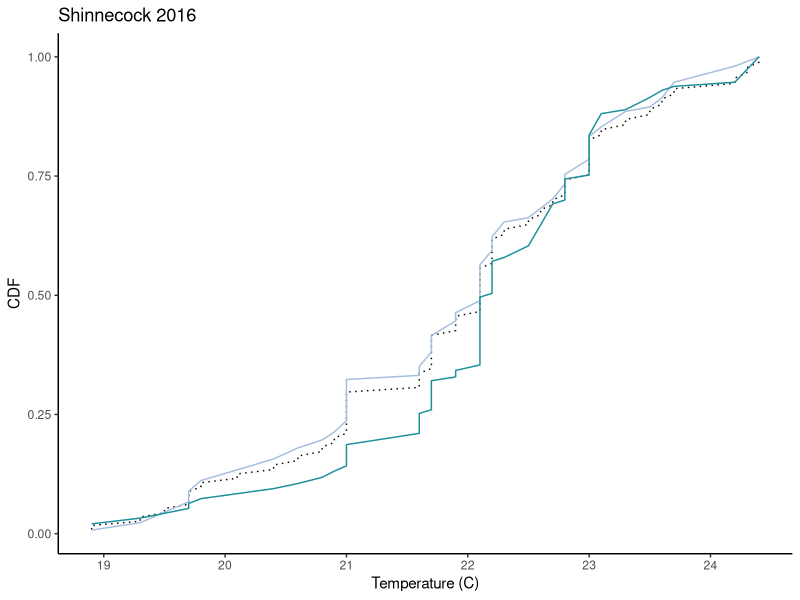
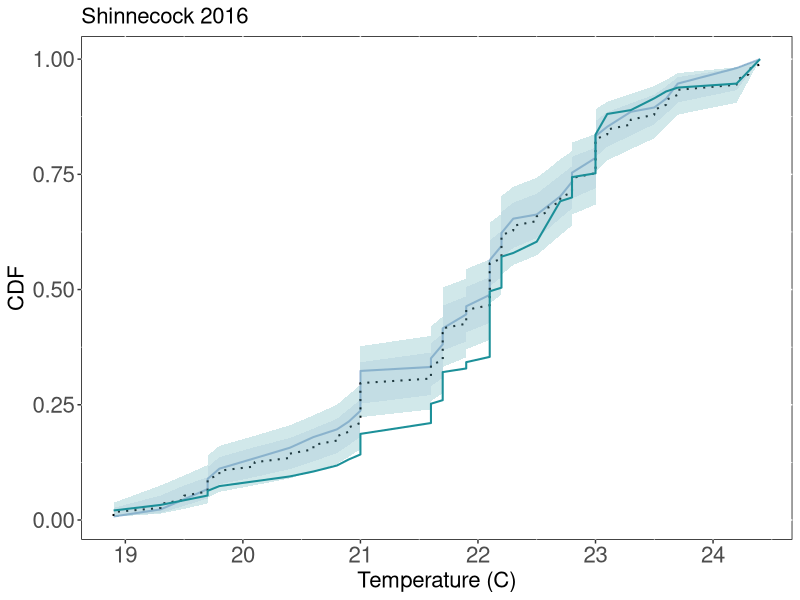
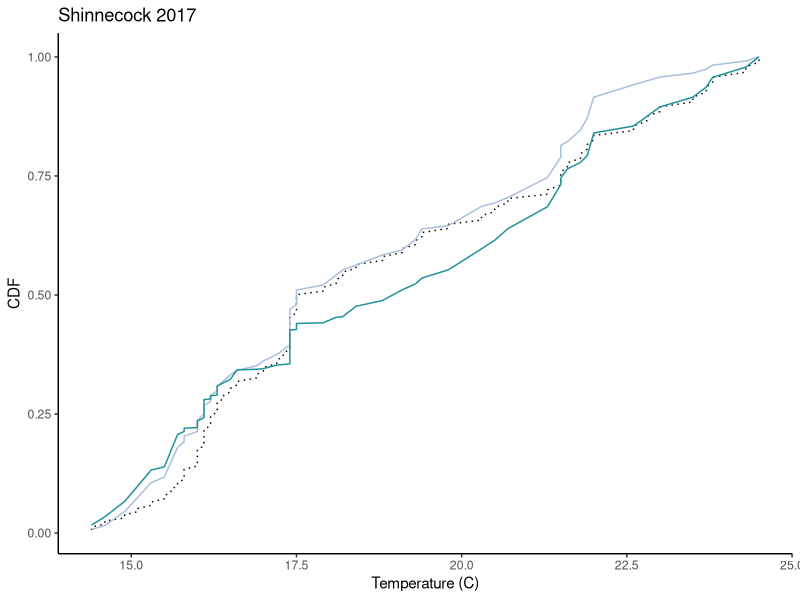
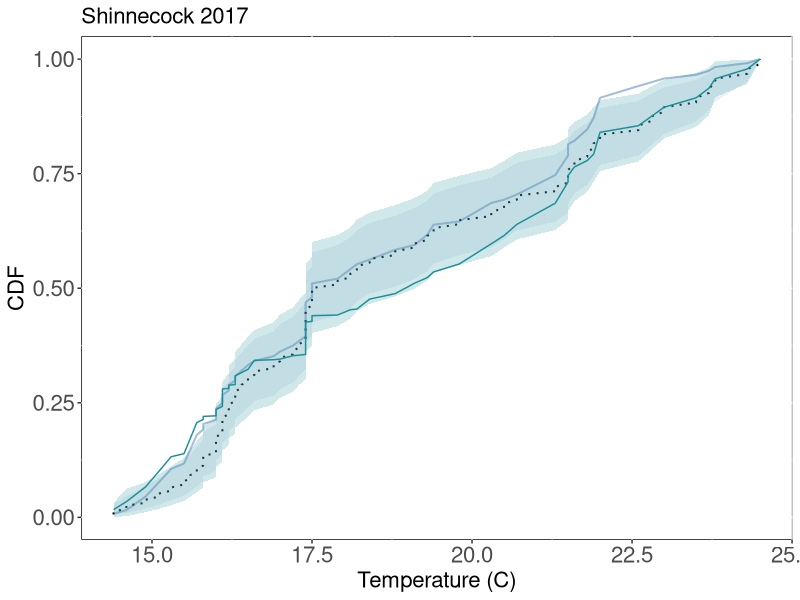
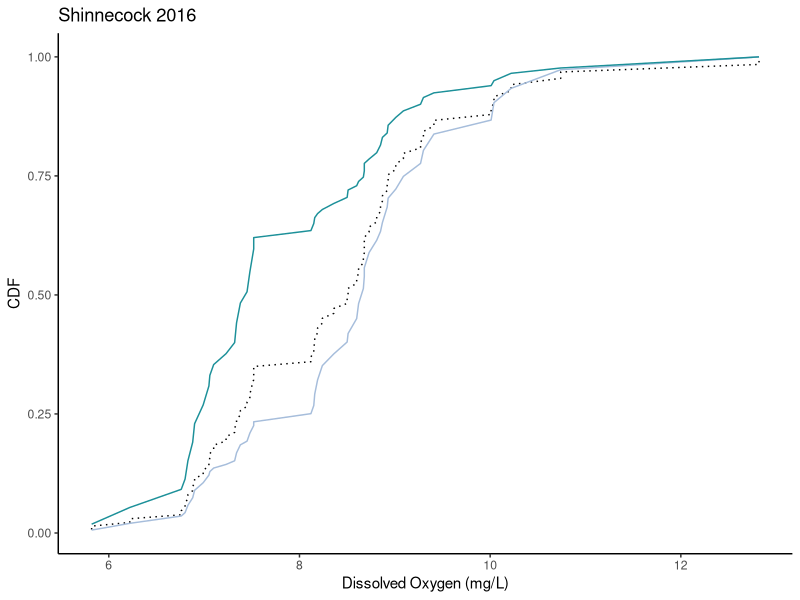
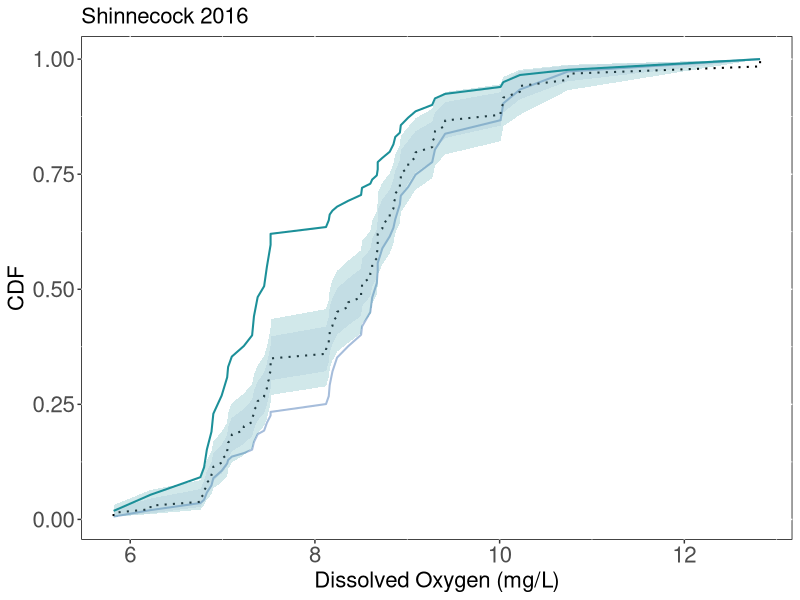
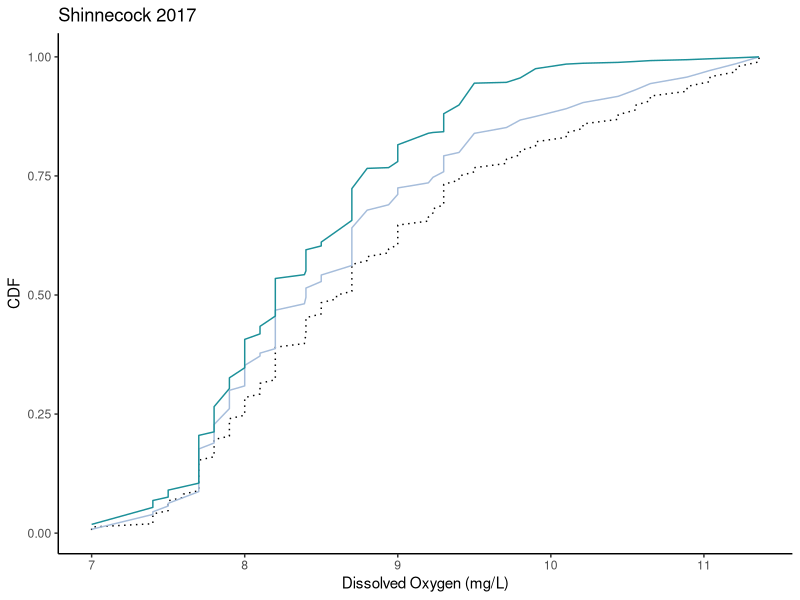
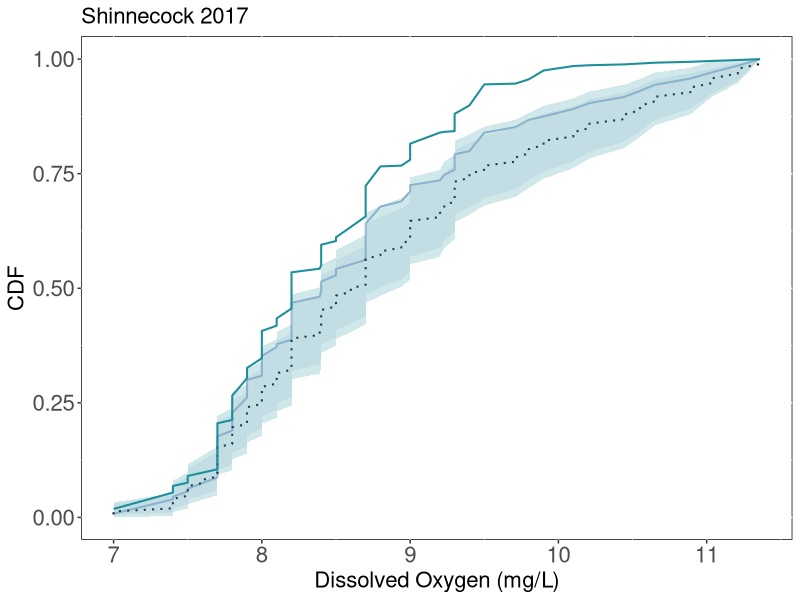

The R source for these figures, in order:
## ---- chunk 1
knitr::opts_chunk$set(echo = FALSE, warning=FALSE, cache=TRUE)
## ---- chunk 2
setwd("/Users//tdolan/Documents//R-Github//WFFieldSurveyPaper")

library("tidyr")
library("ggplot2")
library("plyr")
library("purrr")
library("dplyr")
## ---- chunk 3
#somedata3<-read.csv("somedata3_Mar-4-2020.csv", na.strings="", header=TRUE) %>% filter(!is.na(Temp))
somedata3 <-read.csv("skcompiled4gams2.csv", na.strings="", header=TRUE) 
## ---- chunk 4
SomeData <-somedata3 %>% dplyr::select(-minl, -maxl, -sdl, -distswept, -Tow, -Towindex) %>% mutate(Pres =ifelse(cpT > 0,1,0))%>%
  unite(BayYear,Bay,Year, remove=FALSE)%>% base::split(.$Bay)
Bay <-SomeData$`Shinnecock` # Just change out the bay you are looking at. 

total.area <- 1.61*1000 #for Shinnecock
       #   <- 1.49*1000 #for Moriches
       #   <- 2.24*1000 #for Jamaica
       #   <- 1.98*1000 #for Napeague
       #   <- 0.52*1000 #for Cold Spring Pond
## ---- chunk 5
SomeData1617 <-somedata3 %>% dplyr::select(-minl, -maxl, -sdl, -distswept, -Towindex, -cpue, -efoff, -Bottom.type, -NumKept) %>% mutate(Pres =ifelse(cpT > 0,1,0))%>%
  unite(BayYear,Bay,Year, remove=FALSE) %>% filter(Bay =="Shinnecock")%>% filter(Year %in% c("2016","2017"))

allsco <-read.csv("allscoJune30.csv", na.strings="", header=TRUE) 

allsco <-left_join(allsco, SomeData1617, by=c("Bay","Date","Year")) %>% dplyr::select(-X.y, -NumCaught, -rcpT, -X.x, -X.1, -avl)

splitco <-allsco%>%
  split(list(.$Year,.$co)) 

shi16_e <-plyr::ddply(splitco$`2016.1`, Week~Date~Station, summarize, coCatch =sum(value),Date=max(Date), Temp=max(Temp), SAL=max(SAL), DO=max(DO.mg.L), Depth=max(AvDepth)) %>%mutate(Week=as.numeric(as.character(Week)), co="1") %>% 
  mutate(starred=ifelse(Week %in% c(5,6,7,8,9),"star","nostar"),Date=as.Date(Date)) 

shi16_l <-plyr::ddply(splitco$`2016.2`, Week~Date~Station, summarize, coCatch =sum(value),Date=max(Date),Temp=max(Temp), SAL=max(SAL), DO=max(DO.mg.L), Depth=max(AvDepth)) %>%mutate(Week=as.numeric(as.character(Week)), co="2")%>% 
mutate(starred=ifelse(Week %in% c(5,6,7,8,9),"star","nostar"),Date=as.Date(Date))

shi17_e <-plyr::ddply(splitco$`2017.1`,  Week~Date~Station, summarize, coCatch =sum(value),Date=max(Date),Temp=max(Temp), SAL=max(SAL), DO=max(DO.mg.L), Depth=max(AvDepth)) %>%mutate(Week=as.numeric(as.character(Week)), co="1")%>% 
mutate(starred=ifelse(Week %in% c(1,2,3,4,5,6),"star","nostar"),Date=as.Date(Date))

shi17_l <-plyr::ddply(splitco$`2017.2`,Week~Date~Station, summarize, coCatch =sum(value),Date=max(Date),Temp=max(Temp), SAL=max(SAL), DO=max(DO.mg.L), Depth=max(AvDepth)) %>%mutate(Week=as.numeric(as.character(Week)), co="2")%>%
  mutate(starred=ifelse(Week %in% c(1,2,3,4,5,6),"star","nostar"),Date=as.Date(Date))

shin16co <-bind_rows(shi16_e, shi16_l) %>%filter(starred=="star") %>% mutate(Pres=ifelse(coCatch > 0,1,0))
shin17co <-bind_rows(shi17_e, shi17_l) %>%filter(starred=="star")%>% mutate(Pres=ifelse(coCatch >0,1,0))

## ---- chunk 6
co16_1Temp <- filter(shi16_e, !is.na(Temp) & starred=="star") %>% arrange(Temp)%>% mutate(Pres=ifelse(coCatch > 0,1,0))
co16_2Temp <- filter(shi16_l, !is.na(Temp) & starred=="star") %>% arrange(Temp)%>% mutate(Pres=ifelse(coCatch > 0,1,0))

#AVAILABLE HABITAT: should be for both cohorts!!!
shin16coTemp <-filter(shin16co, !is.na(Temp) & starred=="star")%>% arrange(Temp)
SurveyCDF = cumsum(shin16coTemp$Temp)
SUMTemp<-sum(shin16coTemp$Temp)
shin16coTemp <- mutate(shin16coTemp, SurveyCDFFinal=SurveyCDF/SUMTemp)  #this is the AVAILABLE HABITAT over ALL YEARS in Shinnecock

#OCCUPIED HABITAT: cohort 1
Temp <- co16_1Temp$Temp
yh=sum(co16_1Temp$coCatch)
ybar_strata=mean(co16_1Temp$coCatch) 
#create and plot CDF for occupied habitat
co16_1Temp <-mutate(co16_1Temp, OccupiedTemp =(coCatch/ybar_strata)*as.numeric(Pres)*Temp)%>% 
  mutate(OccupiedCDF =cumsum(OccupiedTemp))
SUMOccTemp <-sum(co16_1Temp$OccupiedTemp)
co16_1Temp <-mutate(co16_1Temp, OccCDF_final = OccupiedCDF/SUMOccTemp)

#OCCUPIED HABITAT: cohort 2
Temp <- co16_2Temp$Temp
yh=sum(co16_2Temp$coCatch)
ybar_strata=mean(co16_2Temp$coCatch) 
#create and plot CDF for occupied habitat
co16_2Temp <-mutate(co16_2Temp, OccupiedTemp =(coCatch/ybar_strata)*as.numeric(Pres)*Temp)%>% 
  mutate(OccupiedCDF =cumsum(OccupiedTemp))
SUMOccTemp <-sum(co16_2Temp$OccupiedTemp)
co16_2Temp <-mutate(co16_2Temp, OccCDF_final = OccupiedCDF/SUMOccTemp)

#plot occupied, available, both cohorts
a <-  ggplot(shin16coTemp, aes(x=Temp, y=SurveyCDFFinal))
a+geom_line(linetype="dotted")+
  geom_line(aes(x=Temp, y=OccCDF_final), color="#a6bddb", data=co16_1Temp)+
  geom_line(aes(x=Temp, y=OccCDF_final), color="#1c9099", data=co16_2Temp)+
  ylab("CDF")+xlab("Temperature (C)")+ggtitle("Shinnecock 2016")+
  theme_classic()
#ggsave("cohortcdfs16_OccvAVTemp.png", path="/Users/tdolan/documents/WF SK PROJ/Survey data/Field Survey Paper/final figures")
#dev.off()

## ---- chunk 7

#TEST STATISTIC: DISTANCE BETWEEN COHORTS
Dist_test<-abs(co16_1Temp$OccCDF_final-co16_2Temp$OccCDF_final)
Test.statistic<-max(Dist_test)
Test.statistic

#BOOTSTRAPPING TEST STATISTIC AND CONFIDENCE INTERVALS
###Bootstrapping occupied CPUE to create new CDFS
DistBoot<-abs(co16_1Temp$OccCDF_final-co16_2Temp$OccCDF_final)#if not defined prior to running loop,
TS.Boot<-max(DistBoot)  
#defining variables
catch1 <-co16_1Temp$coCatch #total catch in that TOW
catch2 <-co16_2Temp$coCatch #total catch in that TOW
ybar1 <-mean(catch1)
ybar2 <-mean(catch2)
Pres1 <-co16_1Temp$Pres #Presence absence for that TOW
Pres2 <-co16_2Temp$Pres
Temp1 <-co16_1Temp$Temp
Temp2 <-co16_2Temp$Temp

# THE BOOT LOOP
set.seed(1234)
results<-c()
boot.store1 <-vector("list",length(10000))
boot.store2 <-vector("list",length(10000))
for(i in 1:10000) {  
  #Cohort 1
  BootSampler1<-sample(catch1, length(catch1),replace=FALSE)  #catch cohort 1
  TempBoot1<-(BootSampler1/ybar1)*(as.numeric(Pres1))*Temp1 
  CDFBoot1<-cumsum(TempBoot1)
  SUMBoot1<-sum(TempBoot1)
  CDFFinalBoot1<-CDFBoot1/SUMBoot1
  boot.store1[[i]]<-CDFFinalBoot1
  #Cohort 2
  BootSampler2<-sample(catch2, length(catch2),replace=FALSE)  #catch cohort 1
  TempBoot2<-(BootSampler2/ybar2)*(as.numeric(Pres2))*Temp2 
  CDFBoot2<-cumsum(TempBoot2)
  SUMBoot2<-sum(TempBoot2)
  CDFFinalBoot2<-CDFBoot2/SUMBoot2
  boot.store2[[i]]<-CDFFinalBoot2
  #Test statistic
  DistBoot<-abs(CDFFinalBoot1-CDFFinalBoot2) #absolute value from bootstrapped and observed
  results[i]<-max(DistBoot) #store them here
  }
summary(results)

#SIGNIFICANCE TEST RESULT
sum(abs(results>abs(Test.statistic))/10000) ## See how many of the values in 'result'are more extreme than the observed value

#EXTRACT BOOTS FOR CI
#Cohort1
b.store1 <- transpose(boot.store1)  
lcis1 <-c()
ucis1 <-c()
meanboot1<-c()
for(i in 1:length(b.store1)) { 
  bvec1 <-unlist(b.store1[i])
  lcis1[i]<-quantile(bvec1,0.025)
  ucis1[i]<-quantile(bvec1,0.975)
  meanboot1[i]<-mean(bvec1)
}
b.store2 <- transpose(boot.store2)  
lcis2 <-c()
ucis2 <-c()
meanboot2<-c()
for(i in 1:length(b.store2)) { 
  bvec2 <-unlist(b.store2[i])
  lcis2[i]<-quantile(bvec2,0.025)
  ucis2[i]<-quantile(bvec2,0.975)
  meanboot2[i]<-mean(bvec2)
}

#plot occupied, available, both cohorts
a <-  ggplot()
 a+geom_line(aes(x=Temp, y=OccCDF_final), color="#a6bddb", size = 0.7, data=co16_1Temp)+ #cohort 1
   geom_line(aes(x=Temp, y=SurveyCDFFinal),linetype="dotted", size = 0.7, data=shin16coTemp)+ #available habitat. 
  #geom_line(aes(x=Temp,y=meanboot1),linetype=3, color="#748499")+ # bootstrapped mean
  geom_ribbon(aes(x=Temp,ymin=lcis1,ymax=ucis1),fill="#a6bddb",alpha=0.2)+ #bootstrapped CI
  geom_line(aes(x=Temp, y=OccCDF_final), color="#1c9099", size = 0.7, data=co16_2Temp)+  #cohort 2.
  geom_ribbon(aes(x=Temp,ymin=lcis2,ymax=ucis2),fill="#1c9099",alpha=0.2)+ #bootstrapped CI
  #geom_line(aes(x=Temp,y=meanboot2),linetype=3, color="#1c9099")+ # bootstrapped mean
  ylab("CDF")+xlab("Temperature (C)")+ggtitle("Shinnecock 2016")+
  #theme_classic()
   theme(plot.title=element_text(size=16),axis.text = element_text(size = 16),axis.title = element_text(size = 16),
         panel.background = element_rect(fill = 'white', colour = 'black'),
        panel.grid.major = element_line(colour = "white"))+guides(fill = FALSE, colour = FALSE) 
#,plot.margin=margin(0.5,1,0.5,0.5,"cm")
#ggsave("cohortcdfs16_OccvAVTempCI.png", path="/Users/tdolan/documents/WF SK PROJ/Survey data/Field Survey Paper/final figures")
#dev.off()
#save for later

## ---- chunk 8
co17_1Temp <- filter(shi17_e, !is.na(Temp) & starred=="star") %>% arrange(Temp)%>% mutate(Pres=ifelse(coCatch > 0,1,0))
co17_2Temp <- filter(shi17_l, !is.na(Temp) & starred=="star") %>% arrange(Temp)%>% mutate(Pres=ifelse(coCatch > 0,1,0))

#AVAILABLE HABITAT: should be for both cohorts!!!
shin17coTemp <-filter(shin17co, !is.na(Temp)& starred=="star")%>% arrange(Temp)
SurveyCDF = cumsum(shin17coTemp$Temp)
SUMTemp<-sum(shin17coTemp$Temp)
shin17coTemp <- mutate(shin17coTemp, SurveyCDFFinal=SurveyCDF/SUMTemp)  #this is the AVAILABLE HABITAT over ALL YEARS in Shinnecock

#OCCUPIED HABITAT: cohort 1
Temp <- co17_1Temp$Temp
yh=sum(co17_1Temp$coCatch)
ybar_strata=mean(co17_1Temp$coCatch) 
#create and plot CDF for occupied habitat
co17_1Temp <-mutate(co17_1Temp, OccupiedTemp =(coCatch/ybar_strata)*as.numeric(Pres)*Temp)%>% 
  mutate(OccupiedCDF =cumsum(OccupiedTemp))
SUMOccTemp <-sum(co17_1Temp$OccupiedTemp)
co17_1Temp <-mutate(co17_1Temp, OccCDF_final = OccupiedCDF/SUMOccTemp)

#OCCUPIED HABITAT: cohort 2
Temp <- co17_2Temp$Temp
yh=sum(co17_2Temp$coCatch)
ybar_strata=mean(co17_2Temp$coCatch) 
#create and plot CDF for occupied habitat
co17_2Temp <-mutate(co17_2Temp, OccupiedTemp =(coCatch/ybar_strata)*as.numeric(Pres)*Temp)%>% 
  mutate(OccupiedCDF =cumsum(OccupiedTemp))
SUMOccTemp <-sum(co17_2Temp$OccupiedTemp)
co17_2Temp <-mutate(co17_2Temp, OccCDF_final = OccupiedCDF/SUMOccTemp)

#plot occupied, available, both cohorts
a <-  ggplot(shin17coTemp, aes(x=Temp, y=SurveyCDFFinal))
a+geom_line(linetype="dotted")+
  geom_line(aes(x=Temp, y=OccCDF_final), color="#a6bddb", data=co17_1Temp)+
  geom_line(aes(x=Temp, y=OccCDF_final), color="#1c9099", data=co17_2Temp)+
  ylab("CDF")+xlab("Temperature (C)")+ggtitle("Shinnecock 2017")+
  theme_classic()
#ggsave("cohortcdfs17_OccvAVTemp.png", path="/Users/tdolan/documents/WF SK PROJ/Survey data/Field Survey Paper/final figures")
#dev.off()
## ---- chunk 9

#TEST STATISTIC: DISTANCE BETWEEN COHORTS
Dist_test<-abs(co17_1Temp$OccCDF_final-co17_2Temp$OccCDF_final)
Test.statistic<-max(Dist_test)
Test.statistic

#BOOTSTRAPPING TEST STATISTIC AND CONFIDENCE INTERVALS
###Bootstrapping occupied CPUE to create new CDFS
DistBoot<-abs(co17_1Temp$OccCDF_final-co17_2Temp$OccCDF_final)#if not defined prior to running loop,
TS.Boot<-max(DistBoot)  
#defining variables
catch1 <-co17_1Temp$coCatch #total catch in that TOW
catch2 <-co17_2Temp$coCatch #total catch in that TOW
ybar1 <-mean(catch1)
ybar2 <-mean(catch2)
Pres1 <-co17_1Temp$Pres #Presence absence for that TOW
Pres2 <-co17_2Temp$Pres
Temp1 <-co17_1Temp$Temp
Temp2 <-co17_2Temp$Temp

# THE BOOT LOOP
set.seed(1234)
results<-c()
boot.store1 <-vector("list",length(10000))
boot.store2 <-vector("list",length(10000))
for(i in 1:10000) {  
  #Cohort 1
  BootSampler1<-sample(catch1, length(catch1),replace=FALSE)  #catch cohort 1
  TempBoot1<-(BootSampler1/ybar1)*(as.numeric(Pres1))*Temp1 
  CDFBoot1<-cumsum(TempBoot1)
  SUMBoot1<-sum(TempBoot1)
  CDFFinalBoot1<-CDFBoot1/SUMBoot1
  boot.store1[[i]]<-CDFFinalBoot1
  #Cohort 2
  BootSampler2<-sample(catch2, length(catch2),replace=FALSE)  #catch cohort 1
  TempBoot2<-(BootSampler2/ybar2)*(as.numeric(Pres2))*Temp2 
  CDFBoot2<-cumsum(TempBoot2)
  SUMBoot2<-sum(TempBoot2)
  CDFFinalBoot2<-CDFBoot2/SUMBoot2
  boot.store2[[i]]<-CDFFinalBoot2
  #Test statistic
  DistBoot<-abs(CDFFinalBoot1-CDFFinalBoot2) #absolute value from bootstrapped and observed
  results[i]<-max(DistBoot) #store them here
  }
summary(results)

#SIGNIFICANCE TEST RESULT
sum(abs(results>abs(Test.statistic))/10000) ## See how many of the values in 'result'are more extreme than the observed value

#EXTRACT BOOTS FOR CI
#Cohort1
b.store1 <- transpose(boot.store1)  
lcis1 <-c()
ucis1 <-c()
meanboot1<-c()
for(i in 1:length(b.store1)) { 
  bvec1 <-unlist(b.store1[i])
  lcis1[i]<-quantile(bvec1,0.025)
  ucis1[i]<-quantile(bvec1,0.975)
  meanboot1[i]<-mean(bvec1)
}
b.store2 <- transpose(boot.store2)  
lcis2 <-c()
ucis2 <-c()
meanboot2<-c()
for(i in 1:length(b.store2)) { 
  bvec2 <-unlist(b.store2[i])
  lcis2[i]<-quantile(bvec2,0.025)
  ucis2[i]<-quantile(bvec2,0.975)
  meanboot2[i]<-mean(bvec2)
}

#plot occupied, available, both cohorts
a <-  ggplot()
 a+geom_line(aes(x=Temp, y=OccCDF_final), color="#a6bddb", size = 0.7, data=co17_1Temp)+
    geom_line(aes(x=Temp, y=SurveyCDFFinal),linetype="dotted", size = 0.7, data=shin17coTemp)+
  #geom_line(aes(x=Temp,y=meanboot1),linetype=3, color="#748499")+ # bootstrapped mean
  geom_ribbon(aes(x=Temp,ymin=lcis1,ymax=ucis1),fill="#a6bddb",alpha=0.2)+ #bootstrapped CI
  geom_line(aes(x=Temp, y=OccCDF_final), color="#1c9099", data=co17_2Temp)+
  geom_ribbon(aes(x=Temp,ymin=lcis2,ymax=ucis2),fill="#1c9099",alpha=0.2)+ #bootstrapped CI
  #geom_line(aes(x=Temp,y=meanboot2),linetype=3, color="#1c9099")+ # bootstrapped mean
  ylab("CDF")+xlab("Temperature (C)")+ggtitle("Shinnecock 2017")+
  theme(plot.title=element_text(size=16),axis.text = element_text(size = 16),axis.title = element_text(size = 16),
         panel.background = element_rect(fill = 'white', colour = 'black'),
        panel.grid.major = element_line(colour = "white"))+guides(fill = FALSE, colour = FALSE) 
#ggsave("cohortcdfs17_OccvAVTempCI.png", path="/Users/tdolan/documents/WF SK PROJ/Survey data/Field Survey Paper/final figures")
#dev.off()

## ---- chunk 10
#Calculating Quantiles

#FUNCTION TO EXTRACT PERCENTILES OF OCCUPIED HABITAT
percentile.func <-function(df){
df <- mutate(df, BTcolumn=round(Temp,digits=1),OccCDFcolumn=round(OccCDF_final,digits=2)) 
  
OccPer.5 <-(df[df$OccCDFcolumn=='0.05','BTcolumn']) #not interpolated version 
OccPer.50 <-(df[df$OccCDFcolumn=='0.5','BTcolumn'])
OccPer.95 <-(df[df$OccCDFcolumn=='0.95','BTcolumn'])
not.interpolated <-list(OccPer.5,OccPer.50,OccPer.95)
  #occ.ni <- rapply(not.interpolated, mean)
#interpolated version 
TabSurveyApprox<-approx(df$BTcolumn,df$OccCDFcolumn, n=20000)  
TabSurveyApproxBT<-round(TabSurveyApprox$x,digits=3)        
TabSurveyApproxSurveyOccCDF<-round(TabSurveyApprox$y,digits=3)   
OccTabSurveyAp<-data.frame(cbind(TabSurveyApproxBT,TabSurveyApproxSurveyOccCDF))   
OccPer.5.ap <-(OccTabSurveyAp[OccTabSurveyAp$TabSurveyApproxSurveyOccCDF=='0.05','TabSurveyApproxBT'])  #(INTERPOLATED)
OccPer.50.ap <-(OccTabSurveyAp[OccTabSurveyAp$TabSurveyApproxSurveyOccCDF=='0.5','TabSurveyApproxBT'])
OccPer.95.ap <-(OccTabSurveyAp[OccTabSurveyAp$TabSurveyApproxSurveyOccCDF=='0.95','TabSurveyApproxBT'])
interpolated <-list(OccPer.5.ap,OccPer.50.ap,OccPer.95.ap)
occ.i <-rapply(interpolated, mean)
#out <-list(not.interpolated, occ.i)
occ.i
}
## ---- chunk 11
allcotemp <-bind_rows(co16_1Temp,co16_2Temp,co17_1Temp,co17_2Temp) 
allcotemp <-separate(allcotemp, Date,c("Year","m","d"), sep="-", remove=FALSE)
split.percent <-allcotemp %>% split(list(.$Year,.$co))%>% map_dfr(percentile.func) #map it

split.percent
## ---- chunk 12

co16_1DO <- filter(shi16_e, !is.na(DO) & DO > 0 & DO < 20 & starred=="star") %>% arrange(DO)%>% mutate(Pres=ifelse(coCatch > 0,1,0))
co16_2DO <- filter(shi16_l, !is.na(DO) & DO > 0 & DO < 20 & starred=="star") %>% arrange(DO)%>% mutate(Pres=ifelse(coCatch > 0,1,0))

#AVAILABLE HABITAT: should be for both cohorts!!!
shin16coDO <-filter(shin16co, !is.na(DO)& DO > 0 & DO < 20 & starred=="star")%>% arrange(DO)
SurveyCDF = cumsum(shin16coDO$DO)
SUMDO<-sum(shin16coDO$DO)
shin16coDO <- mutate(shin16coDO, SurveyCDFFinal=SurveyCDF/SUMDO)  #this is the AVAILABLE HABITAT over ALL YEARS in Shinnecock

#OCCUPIED HABITAT: cohort 1
DO <- co16_1DO$DO
yh=sum(co16_1DO$coCatch)
ybar_strata=mean(co16_1DO$coCatch) 
#create and plot CDF for occupied habitat
co16_1DO <-mutate(co16_1DO, OccupiedDO =(coCatch/ybar_strata)*as.numeric(Pres)*DO)%>% 
  mutate(OccupiedCDF =cumsum(OccupiedDO))
SUMOccDO <-sum(co16_1DO$OccupiedDO)
co16_1DO <-mutate(co16_1DO, OccCDF_final = OccupiedCDF/SUMOccDO)

#OCCUPIED HABITAT: cohort 2
DO <- co16_2DO$DO
yh=sum(co16_2DO$coCatch)
ybar_strata=mean(co16_2DO$coCatch) 
#create and plot CDF for occupied habitat
co16_2DO <-mutate(co16_2DO, OccupiedDO =(coCatch/ybar_strata)*as.numeric(Pres)*DO)%>% 
  mutate(OccupiedCDF =cumsum(OccupiedDO))
SUMOccDO <-sum(co16_2DO$OccupiedDO)
co16_2DO <-mutate(co16_2DO, OccCDF_final = OccupiedCDF/SUMOccDO)

#plot occupied, available, both cohorts
a <-  ggplot(shin16coDO, aes(x=DO, y=SurveyCDFFinal))
a+geom_line(linetype="dotted")+
  geom_line(aes(x=DO, y=OccCDF_final), color="#a6bddb", data=co16_1DO)+
  geom_line(aes(x=DO, y=OccCDF_final), color="#1c9099", data=co16_2DO)+
  ylab("CDF")+xlab("Dissolved Oxygen (mg/L)")+ggtitle("Shinnecock 2016")+
  theme_classic()
#ggsave("cohortcdfs16_OccvAVDO.png", path="/Users/tdolan/documents/WF SK PROJ/Survey data/Field Survey Paper/final figures")
#dev.off()

## ---- chunk 13

#TEST STATISTIC: DISTANCE BETWEEN COHORTS
Dist_test<-abs(co16_1DO$OccCDF_final-co16_2DO$OccCDF_final)
Test.statistic<-max(Dist_test)
Test.statistic

#BOOTSTRAPPING TEST STATISTIC AND CONFIDENCE INTERVALS
###Bootstrapping occupied CPUE to create new CDFS
DistBoot<-abs(co16_1DO$OccCDF_final-co16_2DO$OccCDF_final)#if not defined prior to running loop,
TS.Boot<-max(DistBoot)  
#defining variables
catch1 <-co16_1DO$coCatch #total catch in that TOW
catch2 <-co16_2DO$coCatch #total catch in that TOW
ybar1 <-mean(catch1)
ybar2 <-mean(catch2)
Pres1 <-co16_1DO$Pres #Presence absence for that TOW
Pres2 <-co16_2DO$Pres
DO1 <-co16_1DO$DO
DO2 <-co16_2DO$DO

# THE BOOT LOOP
set.seed(1234)
results<-c()
boot.store1 <-vector("list",length(10000))
boot.store2 <-vector("list",length(10000))
for(i in 1:10000) {  
  #Cohort 1
  BootSampler1<-sample(catch1, length(catch1),replace=FALSE)  #catch cohort 1
  DOBoot1<-(BootSampler1/ybar1)*(as.numeric(Pres1))*DO1 
  CDFBoot1<-cumsum(DOBoot1)
  SUMBoot1<-sum(DOBoot1)
  CDFFinalBoot1<-CDFBoot1/SUMBoot1
  boot.store1[[i]]<-CDFFinalBoot1
  #Cohort 2
  BootSampler2<-sample(catch2, length(catch2),replace=FALSE)  #catch cohort 1
  DOBoot2<-(BootSampler2/ybar2)*(as.numeric(Pres2))*DO2 
  CDFBoot2<-cumsum(DOBoot2)
  SUMBoot2<-sum(DOBoot2)
  CDFFinalBoot2<-CDFBoot2/SUMBoot2
  boot.store2[[i]]<-CDFFinalBoot2
  #Test statistic
  DistBoot<-abs(CDFFinalBoot1-CDFFinalBoot2) #absolute value from bootstrapped and observed
  results[i]<-max(DistBoot) #store them here
  }
summary(results)

#SIGNIFICANCE TEST RESULT
sum(abs(results>abs(Test.statistic))/10000) ## See how many of the values in 'result'are more extreme than the observed value

#EXTRACT BOOTS FOR CI
#Cohort1
b.store1 <- transpose(boot.store1)  
lcis1 <-c()
ucis1 <-c()
meanboot1<-c()
for(i in 1:length(b.store1)) { 
  bvec1 <-unlist(b.store1[i])
  lcis1[i]<-quantile(bvec1,0.025)
  ucis1[i]<-quantile(bvec1,0.975)
  meanboot1[i]<-mean(bvec1)
}
b.store2 <- transpose(boot.store2)  
lcis2 <-c()
ucis2 <-c()
meanboot2<-c()
for(i in 1:length(b.store2)) { 
  bvec2 <-unlist(b.store2[i])
  lcis2[i]<-quantile(bvec2,0.025)
  ucis2[i]<-quantile(bvec2,0.975)
  meanboot2[i]<-mean(bvec2)
}

#plot occupied, available, both cohorts
a <-  ggplot()
 a+geom_line(aes(x=DO, y=OccCDF_final), color="#a6bddb",size = 0.7, data=co16_1DO)+
   geom_line(aes(x=DO, y=SurveyCDFFinal),linetype="dotted",size = 0.7, data=shin16coDO)+
  #geom_line(aes(x=DO,y=meanboot1),linetype=3, color="#748499")+ # bootstrapped mean
  geom_ribbon(aes(x=DO,ymin=lcis1,ymax=ucis1),fill="#a6bddb",alpha=0.2)+ #bootstrapped CI
  geom_line(aes(x=DO, y=OccCDF_final), color="#1c9099",size = 0.7, data=co16_2DO)+
  geom_ribbon(aes(x=DO,ymin=lcis2,ymax=ucis2),fill="#1c9099",alpha=0.2)+ #bootstrapped CI
  #geom_line(aes(x=DO,y=meanboot2),linetype=3, color="#1c9099")+ # bootstrapped mean
  ylab("CDF")+xlab("Dissolved Oxygen (mg/L)")+ggtitle("Shinnecock 2016")+
  theme(plot.title=element_text(size=16),axis.text = element_text(size = 16),axis.title = element_text(size = 16),
         panel.background = element_rect(fill = 'white', colour = 'black'),
        panel.grid.major = element_line(colour = "white"))+guides(fill = FALSE, colour = FALSE) 
#ggsave("cohortcdfs16_OccvAVDOCI.png", path="/Users/tdolan/documents/WF SK PROJ/Survey data/Field Survey Paper/final figures")
#dev.off()
#save for later

## ---- chunk 14
co17_1DO <- filter(shi17_e, !is.na(DO) & starred=="star") %>% arrange(DO)%>% mutate(Pres=ifelse(coCatch > 0,1,0))
co17_2DO <- filter(shi17_l, !is.na(DO) & starred=="star") %>% arrange(DO)%>% mutate(Pres=ifelse(coCatch > 0,1,0))

#AVAILABLE HABITAT: should be for both cohorts!!!
shin17coDO <-filter(shin17co, !is.na(DO)& starred=="star")%>% arrange(DO)
SurveyCDF = cumsum(shin17coDO$DO)
SUMDO<-sum(shin17coDO$DO)
shin17coDO <- mutate(shin17coDO, SurveyCDFFinal=SurveyCDF/SUMDO)  #this is the AVAILABLE HABITAT over ALL YEARS in Shinnecock

#OCCUPIED HABITAT: cohort 1
DO <- co17_1DO$DO
yh=sum(co17_1DO$coCatch)
ybar_strata=mean(co17_1DO$coCatch) 
#create and plot CDF for occupied habitat
co17_1DO <-mutate(co17_1DO, OccupiedDO =(coCatch/ybar_strata)*as.numeric(Pres)*DO)%>% 
  mutate(OccupiedCDF =cumsum(OccupiedDO))
SUMOccDO <-sum(co17_1DO$OccupiedDO)
co17_1DO <-mutate(co17_1DO, OccCDF_final = OccupiedCDF/SUMOccDO)

#OCCUPIED HABITAT: cohort 2
DO <- co17_2DO$DO
yh=sum(co17_2DO$coCatch)
ybar_strata=mean(co17_2DO$coCatch) 
#create and plot CDF for occupied habitat
co17_2DO <-mutate(co17_2DO, OccupiedDO =(coCatch/ybar_strata)*as.numeric(Pres)*DO)%>% 
  mutate(OccupiedCDF =cumsum(OccupiedDO))
SUMOccDO <-sum(co17_2DO$OccupiedDO)
co17_2DO <-mutate(co17_2DO, OccCDF_final = OccupiedCDF/SUMOccDO)

#plot occupied, available, both cohorts
a <-  ggplot(shin17coDO, aes(x=DO, y=SurveyCDFFinal))
a+geom_line(linetype="dotted")+
  geom_line(aes(x=DO, y=OccCDF_final), color="#a6bddb", data=co17_1DO)+
  geom_line(aes(x=DO, y=OccCDF_final), color="#1c9099", data=co17_2DO)+
  ylab("CDF")+xlab("Dissolved Oxygen (mg/L)")+ggtitle("Shinnecock 2017")+
  theme_classic()
#ggsave("cohortcdfs17_OccvAVDO.png", path="/Users/tdolan/documents/WF SK PROJ/Survey data/Field Survey Paper/final figures")
#dev.off()
## ---- chunk 15

#TEST STATISTIC: DISTANCE BETWEEN COHORTS
Dist_test<-abs(co17_1DO$OccCDF_final-co17_2DO$OccCDF_final)
Test.statistic<-max(Dist_test)
Test.statistic

#BOOTSTRAPPING TEST STATISTIC AND CONFIDENCE INTERVALS
###Bootstrapping occupied CPUE to create new CDFS
DistBoot<-abs(co17_1DO$OccCDF_final-co17_2DO$OccCDF_final)#if not defined prior to running loop,
TS.Boot<-max(DistBoot)  
#defining variables
catch1 <-co17_1DO$coCatch #total catch in that TOW
catch2 <-co17_2DO$coCatch #total catch in that TOW
ybar1 <-mean(catch1)
ybar2 <-mean(catch2)
Pres1 <-co17_1DO$Pres #Presence absence for that TOW
Pres2 <-co17_2DO$Pres
DO1 <-co17_1DO$DO
DO2 <-co17_2DO$DO

# THE BOOT LOOP
set.seed(1234)
results<-c()
boot.store1 <-vector("list",length(10000))
boot.store2 <-vector("list",length(10000))
for(i in 1:10000) {  
  #Cohort 1
  BootSampler1<-sample(catch1, length(catch1),replace=FALSE)  #catch cohort 1
  DOBoot1<-(BootSampler1/ybar1)*(as.numeric(Pres1))*DO1 
  CDFBoot1<-cumsum(DOBoot1)
  SUMBoot1<-sum(DOBoot1)
  CDFFinalBoot1<-CDFBoot1/SUMBoot1
  boot.store1[[i]]<-CDFFinalBoot1
  #Cohort 2
  BootSampler2<-sample(catch2, length(catch2),replace=FALSE)  #catch cohort 1
  DOBoot2<-(BootSampler2/ybar2)*(as.numeric(Pres2))*DO2 
  CDFBoot2<-cumsum(DOBoot2)
  SUMBoot2<-sum(DOBoot2)
  CDFFinalBoot2<-CDFBoot2/SUMBoot2
  boot.store2[[i]]<-CDFFinalBoot2
  #Test statistic
  DistBoot<-abs(CDFFinalBoot1-CDFFinalBoot2) #absolute value from bootstrapped and observed
  results[i]<-max(DistBoot) #store them here
  }
summary(results)

#SIGNIFICANCE TEST RESULT
sum(abs(results>abs(Test.statistic))/10000) ## See how many of the values in 'result'are more extreme than the observed value

#EXTRACT BOOTS FOR CI
#Cohort1
b.store1 <- transpose(boot.store1)  
lcis1 <-c()
ucis1 <-c()
meanboot1<-c()
for(i in 1:length(b.store1)) { 
  bvec1 <-unlist(b.store1[i])
  lcis1[i]<-quantile(bvec1,0.025)
  ucis1[i]<-quantile(bvec1,0.975)
  meanboot1[i]<-mean(bvec1)
}
b.store2 <- transpose(boot.store2)  
lcis2 <-c()
ucis2 <-c()
meanboot2<-c()
for(i in 1:length(b.store2)) { 
  bvec2 <-unlist(b.store2[i])
  lcis2[i]<-quantile(bvec2,0.025)
  ucis2[i]<-quantile(bvec2,0.975)
  meanboot2[i]<-mean(bvec2)
}

#plot occupied, available, both cohorts
a <-  ggplot()
 a+geom_line(aes(x=DO, y=OccCDF_final), color="#a6bddb",size = 0.7, data=co17_1DO)+
    geom_line(aes(x=DO, y=SurveyCDFFinal),linetype="dotted",size = 0.7, data=shin17coDO)+
  #geom_line(aes(x=DO,y=meanboot1),linetype=3, color="#748499")+ # bootstrapped mean
  geom_ribbon(aes(x=DO,ymin=lcis1,ymax=ucis1),fill="#a6bddb",alpha=0.2)+ #bootstrapped CI
  geom_line(aes(x=DO, y=OccCDF_final), color="#1c9099",size = 0.7, data=co17_2DO)+
  geom_ribbon(aes(x=DO,ymin=lcis2,ymax=ucis2),fill="#1c9099",alpha=0.2)+ #bootstrapped CI
  #geom_line(aes(x=DO,y=meanboot2),linetype=3, color="#1c9099")+ # bootstrapped mean
  ylab("CDF")+xlab("Dissolved Oxygen (mg/L)")+ggtitle("Shinnecock 2017")+
  theme(plot.title=element_text(size=16),axis.text = element_text(size = 16),axis.title = element_text(size = 16),
         panel.background = element_rect(fill = 'white', colour = 'black'),
        panel.grid.major = element_line(colour = "white"))+guides(fill = FALSE, colour = FALSE) 
#ggsave("cohortcdfs17_OccvAVDOCI.png", path="/Users/tdolan/documents/WF SK PROJ/Survey data/Field Survey Paper/final figures")
#dev.off()
 
## ---- chunk 16
#Calculating Quantiles

#FUNCTION TO EXTRACT PERCENTILES OF OCCUPIED HABITAT
percentile.func <-function(df){
df <- mutate(df, BTcolumn=round(DO,digits=1),OccCDFcolumn=round(OccCDF_final,digits=2)) 
  
OccPer.5 <-(df[df$OccCDFcolumn=='0.05','BTcolumn']) #not interpolated version 
OccPer.50 <-(df[df$OccCDFcolumn=='0.5','BTcolumn'])
OccPer.95 <-(df[df$OccCDFcolumn=='0.95','BTcolumn'])
not.interpolated <-list(OccPer.5,OccPer.50,OccPer.95)
  #occ.ni <- rapply(not.interpolated, mean)
#interpolated version 
TabSurveyApprox<-approx(df$BTcolumn,df$OccCDFcolumn, n=20000)  
TabSurveyApproxBT<-round(TabSurveyApprox$x,digits=3)        
TabSurveyApproxSurveyOccCDF<-round(TabSurveyApprox$y,digits=3)   
OccTabSurveyAp<-data.frame(cbind(TabSurveyApproxBT,TabSurveyApproxSurveyOccCDF))   
OccPer.5.ap <-(OccTabSurveyAp[OccTabSurveyAp$TabSurveyApproxSurveyOccCDF=='0.05','TabSurveyApproxBT'])  #(INTERPOLATED)
OccPer.50.ap <-(OccTabSurveyAp[OccTabSurveyAp$TabSurveyApproxSurveyOccCDF=='0.5','TabSurveyApproxBT'])
OccPer.95.ap <-(OccTabSurveyAp[OccTabSurveyAp$TabSurveyApproxSurveyOccCDF=='0.95','TabSurveyApproxBT'])
interpolated <-list(OccPer.5.ap,OccPer.50.ap,OccPer.95.ap)
occ.i <-rapply(interpolated, mean)
#out <-list(not.interpolated, occ.i)
occ.i
}
## ---- chunk 17
allcoDO <-bind_rows(co16_1DO,co16_2DO,co17_1DO,co17_2DO) 
allcoDO <-separate(allcoDO, Date,c("Year","m","d"), sep="-", remove=FALSE)
split.percent <-allcoDO %>% split(list(.$Year,.$co))%>% map_dfr(percentile.func) #map it

split.percent
## ---- chunk 18
co16_1SAL <- filter(shi16_e, !is.na(SAL) & SAL > 0 & SAL < 40 & starred=="star") %>% arrange(SAL)%>% mutate(Pres=ifelse(coCatch > 0,1,0))
co16_2SAL <- filter(shi16_l, !is.na(SAL) & SAL > 0 & SAL < 40 & starred=="star") %>% arrange(SAL)%>% mutate(Pres=ifelse(coCatch > 0,1,0))

#AVAILABLE HABITAT: should be for both cohorts!!!
shin16coSAL <-filter(shin16co, !is.na(SAL) & SAL > 0 & SAL < 40 & starred=="star")%>% arrange(SAL)
SurveyCDF = cumsum(shin16coSAL$SAL)
SUMSAL<-sum(shin16coSAL$SAL)
shin16coSAL <- mutate(shin16coSAL, SurveyCDFFinal=SurveyCDF/SUMSAL)  #this is the AVAILABLE HABITAT over ALL YEARS in Shinnecock

#OCCUPIED HABITAT: cohort 1
SAL <- co16_1SAL$SAL
yh=sum(co16_1SAL$coCatch)
ybar_strata=mean(co16_1SAL$coCatch) 
#create and plot CDF for occupied habitat
co16_1SAL <-mutate(co16_1SAL, OccupiedSAL =(coCatch/ybar_strata)*as.numeric(Pres)*SAL)%>% 
  mutate(OccupiedCDF =cumsum(OccupiedSAL))
SUMOccSAL <-sum(co16_1SAL$OccupiedSAL)
co16_1SAL <-mutate(co16_1SAL, OccCDF_final = OccupiedCDF/SUMOccSAL)

#OCCUPIED HABITAT: cohort 2
SAL <- co16_2SAL$SAL
yh=sum(co16_2SAL$coCatch)
ybar_strata=mean(co16_2SAL$coCatch) 
#create and plot CDF for occupied habitat
co16_2SAL <-mutate(co16_2SAL, OccupiedSAL =(coCatch/ybar_strata)*as.numeric(Pres)*SAL)%>% 
  mutate(OccupiedCDF =cumsum(OccupiedSAL))
SUMOccSAL <-sum(co16_2SAL$OccupiedSAL)
co16_2SAL <-mutate(co16_2SAL, OccCDF_final = OccupiedCDF/SUMOccSAL)

#plot occupied, available, both cohorts
a <-  ggplot(shin16coSAL, aes(x=SAL, y=SurveyCDFFinal))
a+geom_line(linetype="dotted")+
  geom_line(aes(x=SAL, y=OccCDF_final), color="#a6bddb", data=co16_1SAL)+
  geom_line(aes(x=SAL, y=OccCDF_final), color="#1c9099", data=co16_2SAL)+
  ylab("CDF")+xlab("Salinity (ppt)")+ggtitle("Shinnecock 2016")+
  theme_classic()
#ggsave("cohortcdfs16_OccvAVSAL.png", path="/Users/tdolan/documents/WF SK PROJ/Survey data/Field Survey Paper/final figures")
#dev.off()

## ---- chunk 19

#TEST STATISTIC: DISTANCE BETWEEN COHORTS
Dist_test<-abs(co16_1SAL$OccCDF_final-co16_2SAL$OccCDF_final)
Test.statistic<-max(Dist_test)
Test.statistic

#BOOTSTRAPPING TEST STATISTIC AND CONFIDENCE INTERVALS
###Bootstrapping occupied CPUE to create new CDFS
DistBoot<-abs(co16_1SAL$OccCDF_final-co16_2SAL$OccCDF_final)#if not defined prior to running loop,
TS.Boot<-max(DistBoot)  
#defining variables
catch1 <-co16_1SAL$coCatch #total catch in that TOW
catch2 <-co16_2SAL$coCatch #total catch in that TOW
ybar1 <-mean(catch1)
ybar2 <-mean(catch2)
Pres1 <-co16_1SAL$Pres #Presence absence for that TOW
Pres2 <-co16_2SAL$Pres
SAL1 <-co16_1SAL$SAL
SAL2 <-co16_2SAL$SAL

# THE BOOT LOOP
set.seed(1234)
results<-c()
boot.store1 <-vector("list",length(10000))
boot.store2 <-vector("list",length(10000))
for(i in 1:10000) {  
  #Cohort 1
  BootSampler1<-sample(catch1, length(catch1),replace=FALSE)  #catch cohort 1
  SALBoot1<-(BootSampler1/ybar1)*(as.numeric(Pres1))*SAL1 
  CDFBoot1<-cumsum(SALBoot1)
  SUMBoot1<-sum(SALBoot1)
  CDFFinalBoot1<-CDFBoot1/SUMBoot1
  boot.store1[[i]]<-CDFFinalBoot1
  #Cohort 2
  BootSampler2<-sample(catch2, length(catch2),replace=FALSE)  #catch cohort 1
  SALBoot2<-(BootSampler2/ybar2)*(as.numeric(Pres2))*SAL2 
  CDFBoot2<-cumsum(SALBoot2)
  SUMBoot2<-sum(SALBoot2)
  CDFFinalBoot2<-CDFBoot2/SUMBoot2
  boot.store2[[i]]<-CDFFinalBoot2
  #Test statistic
  DistBoot<-abs(CDFFinalBoot1-CDFFinalBoot2) #absolute value from bootstrapped and observed
  results[i]<-max(DistBoot) #store them here
  }
summary(results)

#SIGNIFICANCE TEST RESULT
sum(abs(results>abs(Test.statistic))/10000) ## See how many of the values in 'result'are more extreme than the observed value

#EXTRACT BOOTS FOR CI
#Cohort1
b.store1 <- transpose(boot.store1)  
lcis1 <-c()
ucis1 <-c()
meanboot1<-c()
for(i in 1:length(b.store1)) { 
  bvec1 <-unlist(b.store1[i])
  lcis1[i]<-quantile(bvec1,0.025)
  ucis1[i]<-quantile(bvec1,0.975)
  meanboot1[i]<-mean(bvec1)
}
b.store2 <- transpose(boot.store2)  
lcis2 <-c()
ucis2 <-c()
meanboot2<-c()
for(i in 1:length(b.store2)) { 
  bvec2 <-unlist(b.store2[i])
  lcis2[i]<-quantile(bvec2,0.025)
  ucis2[i]<-quantile(bvec2,0.975)
  meanboot2[i]<-mean(bvec2)
}

#plot occupied, available, both cohorts
a <-  ggplot()
 a+geom_line(aes(x=SAL, y=OccCDF_final), color="#a6bddb",size = 0.7, data=co16_1SAL)+
   geom_line(aes(x=SAL, y=SurveyCDFFinal),linetype="dotted",size = 0.7, data=shin16coSAL)+
  #geom_line(aes(x=SAL,y=meanboot1),linetype=3, color="#748499")+ # bootstrapped mean
  geom_ribbon(aes(x=SAL,ymin=lcis1,ymax=ucis1),fill="#a6bddb",alpha=0.2)+ #bootstrapped CI
  geom_line(aes(x=SAL, y=OccCDF_final), color="#1c9099",size = 0.7, data=co16_2SAL)+
  geom_ribbon(aes(x=SAL,ymin=lcis2,ymax=ucis2),fill="#1c9099",alpha=0.2)+ #bootstrapped CI
  #geom_line(aes(x=SAL,y=meanboot2),linetype=3, color="#1c9099")+ # bootstrapped mean
  ylab("CDF")+xlab("Salinity (ppt)")+ggtitle("Shinnecock 2016")+
  theme(plot.title=element_text(size=16),axis.text = element_text(size = 16),axis.title = element_text(size = 16),
         panel.background = element_rect(fill = 'white', colour = 'black'),
        panel.grid.major = element_line(colour = "white"))+guides(fill = FALSE, colour = FALSE) 
#ggsave("cohortcdfs16_OccvAVSALCI.png", path="/Users/tdolan/documents/WF SK PROJ/Survey data/Field Survey Paper/final figures")
#dev.off()
#save for later


## ---- chunk 20
co17_1SAL <- filter(shi17_e, !is.na(SAL) &  SAL > 0 & SAL < 40 & starred=="star") %>% arrange(SAL)%>% mutate(Pres=ifelse(coCatch > 0,1,0))
co17_2SAL <- filter(shi17_l, !is.na(SAL) & SAL > 0 & SAL < 40 & starred=="star") %>% arrange(SAL)%>% mutate(Pres=ifelse(coCatch > 0,1,0))

#AVAILABLE HABITAT: should be for both cohorts!!!
shin17coSAL <-filter(shin17co, !is.na(SAL)& SAL > 0 & SAL < 40 & starred=="star")%>% arrange(SAL)
SurveyCDF = cumsum(shin17coSAL$SAL)
SUMSAL<-sum(shin17coSAL$SAL)
shin17coSAL <- mutate(shin17coSAL, SurveyCDFFinal=SurveyCDF/SUMSAL)  #this is the AVAILABLE HABITAT over ALL YEARS in Shinnecock

#OCCUPIED HABITAT: cohort 1
SAL <- co17_1SAL$SAL
yh=sum(co17_1SAL$coCatch)
ybar_strata=mean(co17_1SAL$coCatch) 
#create and plot CDF for occupied habitat
co17_1SAL <-mutate(co17_1SAL, OccupiedSAL =(coCatch/ybar_strata)*as.numeric(Pres)*SAL)%>% 
  mutate(OccupiedCDF =cumsum(OccupiedSAL))
SUMOccSAL <-sum(co17_1SAL$OccupiedSAL)
co17_1SAL <-mutate(co17_1SAL, OccCDF_final = OccupiedCDF/SUMOccSAL)

#OCCUPIED HABITAT: cohort 2
SAL <- co17_2SAL$SAL
yh=sum(co17_2SAL$coCatch)
ybar_strata=mean(co17_2SAL$coCatch) 
#create and plot CDF for occupied habitat
co17_2SAL <-mutate(co17_2SAL, OccupiedSAL =(coCatch/ybar_strata)*as.numeric(Pres)*SAL)%>% 
  mutate(OccupiedCDF =cumsum(OccupiedSAL))
SUMOccSAL <-sum(co17_2SAL$OccupiedSAL)
co17_2SAL <-mutate(co17_2SAL, OccCDF_final = OccupiedCDF/SUMOccSAL)

#plot occupied, available, both cohorts
a <-  ggplot(shin17coSAL, aes(x=SAL, y=SurveyCDFFinal))
a+geom_line(linetype="dotted")+
  geom_line(aes(x=SAL, y=OccCDF_final), color="#a6bddb", data=co17_1SAL)+
  geom_line(aes(x=SAL, y=OccCDF_final), color="#1c9099", data=co17_2SAL)+
  ylab("CDF")+xlab("Salinity (ppt)")+ggtitle("Shinnecock 2017")+
  theme_classic()
#ggsave("cohortcdfs17_OccvAVSAL.png", path="/Users/tdolan/documents/WF SK PROJ/Survey data/Field Survey Paper/final figures")
#dev.off()
## ---- chunk 21

#TEST STATISTIC: DISTANCE BETWEEN COHORTS
Dist_test<-abs(co17_1SAL$OccCDF_final-co17_2SAL$OccCDF_final)
Test.statistic<-max(Dist_test)
Test.statistic

#BOOTSTRAPPING TEST STATISTIC AND CONFIDENCE INTERVALS
###Bootstrapping occupied CPUE to create new CDFS
DistBoot<-abs(co17_1SAL$OccCDF_final-co17_2SAL$OccCDF_final)#if not defined prior to running loop,
TS.Boot<-max(DistBoot)  
#defining variables
catch1 <-co17_1SAL$coCatch #total catch in that TOW
catch2 <-co17_2SAL$coCatch #total catch in that TOW
ybar1 <-mean(catch1)
ybar2 <-mean(catch2)
Pres1 <-co17_1SAL$Pres #Presence absence for that TOW
Pres2 <-co17_2SAL$Pres
SAL1 <-co17_1SAL$SAL
SAL2 <-co17_2SAL$SAL

# THE BOOT LOOP
set.seed(1234)
results<-c()
boot.store1 <-vector("list",length(10000))
boot.store2 <-vector("list",length(10000))
for(i in 1:10000) {  
  #Cohort 1
  BootSampler1<-sample(catch1, length(catch1),replace=FALSE)  #catch cohort 1
  SALBoot1<-(BootSampler1/ybar1)*(as.numeric(Pres1))*SAL1 
  CDFBoot1<-cumsum(SALBoot1)
  SUMBoot1<-sum(SALBoot1)
  CDFFinalBoot1<-CDFBoot1/SUMBoot1
  boot.store1[[i]]<-CDFFinalBoot1
  #Cohort 2
  BootSampler2<-sample(catch2, length(catch2),replace=FALSE)  #catch cohort 1
  SALBoot2<-(BootSampler2/ybar2)*(as.numeric(Pres2))*SAL2 
  CDFBoot2<-cumsum(SALBoot2)
  SUMBoot2<-sum(SALBoot2)
  CDFFinalBoot2<-CDFBoot2/SUMBoot2
  boot.store2[[i]]<-CDFFinalBoot2
  #Test statistic
  DistBoot<-abs(CDFFinalBoot1-CDFFinalBoot2) #absolute value from bootstrapped and observed
  results[i]<-max(DistBoot) #store them here
  }
summary(results)

#SIGNIFICANCE TEST RESULT
sum(abs(results>abs(Test.statistic))/10000) ## See how many of the values in 'result'are more extreme than the observed value

#EXTRACT BOOTS FOR CI
#Cohort1
b.store1 <- transpose(boot.store1)  
lcis1 <-c()
ucis1 <-c()
meanboot1<-c()
for(i in 1:length(b.store1)) { 
  bvec1 <-unlist(b.store1[i])
  lcis1[i]<-quantile(bvec1,0.025)
  ucis1[i]<-quantile(bvec1,0.975)
  meanboot1[i]<-mean(bvec1)
}
b.store2 <- transpose(boot.store2)  
lcis2 <-c()
ucis2 <-c()
meanboot2<-c()
for(i in 1:length(b.store2)) { 
  bvec2 <-unlist(b.store2[i])
  lcis2[i]<-quantile(bvec2,0.025)
  ucis2[i]<-quantile(bvec2,0.975)
  meanboot2[i]<-mean(bvec2)
}

#plot occupied, available, both cohorts
a <-  ggplot()
 a+geom_line(aes(x=SAL, y=OccCDF_final), color="#a6bddb",size = 0.7, data=co17_1SAL)+
    geom_line(aes(x=SAL, y=SurveyCDFFinal),linetype="dotted",size = 0.7, data=shin17coSAL)+
  #geom_line(aes(x=SAL,y=meanboot1),linetype=3, color="#748499")+ # bootstrapped mean
  geom_ribbon(aes(x=SAL,ymin=lcis1,ymax=ucis1),fill="#a6bddb",alpha=0.2)+ #bootstrapped CI
  geom_line(aes(x=SAL, y=OccCDF_final), color="#1c9099",size = 0.7, data=co17_2SAL)+
  geom_ribbon(aes(x=SAL,ymin=lcis2,ymax=ucis2),fill="#1c9099",alpha=0.2)+ #bootstrapped CI
  #geom_line(aes(x=SAL,y=meanboot2),linetype=3, color="#1c9099")+ # bootstrapped mean
  ylab("CDF")+xlab("Salinity (ppt)")+ggtitle("Shinnecock 2017")+
  theme(plot.title=element_text(size=16),axis.text = element_text(size = 16),axis.title = element_text(size = 16),
         panel.background = element_rect(fill = 'white', colour = 'black'),
        panel.grid.major = element_line(colour = "white"))+guides(fill = FALSE, colour = FALSE) 
#ggsave("cohortcdfs17_OccvAVSALCI.png", path="/Users/tdolan/documents/WF SK PROJ/Survey data/Field Survey Paper/final figures")
#dev.off()
## ---- chunk 22
#Calculating Quantiles

#FUNCTION TO EXTRACT PERCENTILES OF OCCUPIED HABITAT
percentile.func <-function(df){
df <- mutate(df, BTcolumn=round(SAL,digits=1),OccCDFcolumn=round(OccCDF_final,digits=2)) 
  
OccPer.5 <-(df[df$OccCDFcolumn=='0.05','BTcolumn']) #not interpolated version 
OccPer.50 <-(df[df$OccCDFcolumn=='0.5','BTcolumn'])
OccPer.95 <-(df[df$OccCDFcolumn=='0.95','BTcolumn'])
not.interpolated <-list(OccPer.5,OccPer.50,OccPer.95)
  #occ.ni <- rapply(not.interpolated, mean)
#interpolated version 
TabSurveyApprox<-approx(df$BTcolumn,df$OccCDFcolumn, n=20000)  
TabSurveyApproxBT<-round(TabSurveyApprox$x,digits=3)        
TabSurveyApproxSurveyOccCDF<-round(TabSurveyApprox$y,digits=3)   
OccTabSurveyAp<-data.frame(cbind(TabSurveyApproxBT,TabSurveyApproxSurveyOccCDF))   
OccPer.5.ap <-(OccTabSurveyAp[OccTabSurveyAp$TabSurveyApproxSurveyOccCDF=='0.05','TabSurveyApproxBT'])  #(INTERPOLATED)
OccPer.50.ap <-(OccTabSurveyAp[OccTabSurveyAp$TabSurveyApproxSurveyOccCDF=='0.5','TabSurveyApproxBT'])
OccPer.95.ap <-(OccTabSurveyAp[OccTabSurveyAp$TabSurveyApproxSurveyOccCDF=='0.95','TabSurveyApproxBT'])
interpolated <-list(OccPer.5.ap,OccPer.50.ap,OccPer.95.ap)
occ.i <-rapply(interpolated, mean)
#out <-list(not.interpolated, occ.i)
occ.i
}
## ---- chunk 23
allcoSAL <-bind_rows(co16_1SAL,co16_2SAL,co17_1SAL,co17_2SAL) 
allcoSAL <-separate(allcoSAL, Date,c("Year","m","d"), sep="-", remove=FALSE)
split.percent <-allcoSAL %>% split(list(.$Year,.$co))%>% map_dfr(percentile.func) #map it

split.percent
## ---- chunk 24
co16_1Depth <- filter(shi16_e, !is.na(Depth) & starred=="star") %>% arrange(Depth)%>% mutate(Pres=ifelse(coCatch > 0,1,0))
co16_2Depth <- filter(shi16_l, !is.na(Depth) & starred=="star") %>% arrange(Depth)%>% mutate(Pres=ifelse(coCatch > 0,1,0))

#AVAILABLE HABITAT: should be for both cohorts!!!
shin16coDepth <-filter(shin16co, !is.na(Depth) & starred=="star")%>% arrange(Depth)
SurveyCDF = cumsum(shin16coDepth$Depth)
SUMDepth<-sum(shin16coDepth$Depth)
shin16coDepth <- mutate(shin16coDepth, SurveyCDFFinal=SurveyCDF/SUMDepth)  #this is the AVAILABLE HABITAT over ALL YEARS in Shinnecock

#OCCUPIED HABITAT: cohort 1
Depth <- co16_1Depth$Depth
yh=sum(co16_1Depth$coCatch)
ybar_strata=mean(co16_1Depth$coCatch) 
#create and plot CDF for occupied habitat
co16_1Depth <-mutate(co16_1Depth, OccupiedDepth =(coCatch/ybar_strata)*as.numeric(Pres)*Depth)%>% 
  mutate(OccupiedCDF =cumsum(OccupiedDepth))
SUMOccDepth <-sum(co16_1Depth$OccupiedDepth)
co16_1Depth <-mutate(co16_1Depth, OccCDF_final = OccupiedCDF/SUMOccDepth)

#OCCUPIED HABITAT: cohort 2
Depth <- co16_2Depth$Depth
yh=sum(co16_2Depth$coCatch)
ybar_strata=mean(co16_2Depth$coCatch) 
#create and plot CDF for occupied habitat
co16_2Depth <-mutate(co16_2Depth, OccupiedDepth =(coCatch/ybar_strata)*as.numeric(Pres)*Depth)%>% 
  mutate(OccupiedCDF =cumsum(OccupiedDepth))
SUMOccDepth <-sum(co16_2Depth$OccupiedDepth)
co16_2Depth <-mutate(co16_2Depth, OccCDF_final = OccupiedCDF/SUMOccDepth)

#plot occupied, available, both cohorts
a <-  ggplot(shin16coDepth, aes(x=Depth, y=SurveyCDFFinal))
a+geom_line(linetype="dotted")+
  geom_line(aes(x=Depth, y=OccCDF_final), color="#a6bddb", data=co16_1Depth)+
  geom_line(aes(x=Depth, y=OccCDF_final), color="#1c9099", data=co16_2Depth)+
  ylab("CDF")+xlab("Depth (m)")+ggtitle("Shinnecock 2016")+
  theme_classic()
#ggsave("cohortcdfs16_OccvAVDepth.png", path="/Users/tdolan/documents/WF SK PROJ/Survey data/Field Survey Paper/final figures")
#dev.off()

## ---- chunk 25

#TEST STATISTIC: DISTANCE BETWEEN COHORTS
Dist_test<-abs(co16_1Depth$OccCDF_final-co16_2Depth$OccCDF_final)
Test.statistic<-max(Dist_test)
Test.statistic

#BOOTSTRAPPING TEST STATISTIC AND CONFIDENCE INTERVALS
###Bootstrapping occupied CPUE to create new CDFS
DistBoot<-abs(co16_1Depth$OccCDF_final-co16_2Depth$OccCDF_final)#if not defined prior to running loop,
TS.Boot<-max(DistBoot)  
#defining variables
catch1 <-co16_1Depth$coCatch #total catch in that TOW
catch2 <-co16_2Depth$coCatch #total catch in that TOW
ybar1 <-mean(catch1)
ybar2 <-mean(catch2)
Pres1 <-co16_1Depth$Pres #Presence absence for that TOW
Pres2 <-co16_2Depth$Pres
Depth1 <-co16_1Depth$Depth
Depth2 <-co16_2Depth$Depth

# THE BOOT LOOP
set.seed(1234)
results<-c()
boot.store1 <-vector("list",length(10000))
boot.store2 <-vector("list",length(10000))
for(i in 1:10000) {  
  #Cohort 1
  BootSampler1<-sample(catch1, length(catch1),replace=FALSE)  #catch cohort 1
  DepthBoot1<-(BootSampler1/ybar1)*(as.numeric(Pres1))*Depth1 
  CDFBoot1<-cumsum(DepthBoot1)
  SUMBoot1<-sum(DepthBoot1)
  CDFFinalBoot1<-CDFBoot1/SUMBoot1
  boot.store1[[i]]<-CDFFinalBoot1
  #Cohort 2
  BootSampler2<-sample(catch2, length(catch2),replace=FALSE)  #catch cohort 1
  DepthBoot2<-(BootSampler2/ybar2)*(as.numeric(Pres2))*Depth2 
  CDFBoot2<-cumsum(DepthBoot2)
  SUMBoot2<-sum(DepthBoot2)
  CDFFinalBoot2<-CDFBoot2/SUMBoot2
  boot.store2[[i]]<-CDFFinalBoot2
  #Test statistic
  DistBoot<-abs(CDFFinalBoot1-CDFFinalBoot2) #absolute value from bootstrapped and observed
  results[i]<-max(DistBoot) #store them here
  }
summary(results)

#SIGNIFICANCE TEST RESULT
sum(abs(results>abs(Test.statistic))/10000) ## See how many of the values in 'result'are more extreme than the observed value

#EXTRACT BOOTS FOR CI
#Cohort1
b.store1 <- transpose(boot.store1)  
lcis1 <-c()
ucis1 <-c()
meanboot1<-c()
for(i in 1:length(b.store1)) { 
  bvec1 <-unlist(b.store1[i])
  lcis1[i]<-quantile(bvec1,0.025)
  ucis1[i]<-quantile(bvec1,0.975)
  meanboot1[i]<-mean(bvec1)
}
b.store2 <- transpose(boot.store2)  
lcis2 <-c()
ucis2 <-c()
meanboot2<-c()
for(i in 1:length(b.store2)) { 
  bvec2 <-unlist(b.store2[i])
  lcis2[i]<-quantile(bvec2,0.025)
  ucis2[i]<-quantile(bvec2,0.975)
  meanboot2[i]<-mean(bvec2)
}

#plot occupied, available, both cohorts
a <-  ggplot()
 a+geom_line(aes(x=Depth, y=OccCDF_final), color="#a6bddb",size = 0.7, data=co16_1Depth)+
   geom_line(aes(x=Depth, y=SurveyCDFFinal),linetype="dotted",size = 0.7, data=shin16coDepth)+
  #geom_line(aes(x=Depth,y=meanboot1),linetype=3, color="#748499")+ # bootstrapped mean
  geom_ribbon(aes(x=Depth,ymin=lcis1,ymax=ucis1),fill="#a6bddb",alpha=0.2)+ #bootstrapped CI
  geom_line(aes(x=Depth, y=OccCDF_final), color="#1c9099",size = 0.7, data=co16_2Depth)+
  geom_ribbon(aes(x=Depth,ymin=lcis2,ymax=ucis2),fill="#1c9099",alpha=0.2)+ #bootstrapped CI
  #geom_line(aes(x=Depth,y=meanboot2),linetype=3, color="#1c9099")+ # bootstrapped mean
  ylab("CDF")+xlab("Depth (m)")+ggtitle("Shinnecock 2016")+
  theme(plot.title=element_text(size=16),axis.text = element_text(size = 16),axis.title = element_text(size = 16),
         panel.background = element_rect(fill = 'white', colour = 'black'),
        panel.grid.major = element_line(colour = "white"))+guides(fill = FALSE, colour = FALSE) 
#ggsave("cohortcdfs16_OccvAVDepthCI.png", path="/Users/tdolan/documents/WF SK PROJ/Survey data/Field Survey Paper/final figures")
#dev.off()
#save for later


## ---- chunk 26
co17_1Depth <- filter(shi17_e, !is.na(Depth) & starred=="star") %>% arrange(Depth)%>% mutate(Pres=ifelse(coCatch > 0,1,0))
co17_2Depth <- filter(shi17_l, !is.na(Depth) & starred=="star") %>% arrange(Depth)%>% mutate(Pres=ifelse(coCatch > 0,1,0))

#AVAILABLE HABITAT: should be for both cohorts!!!
shin17coDepth <-filter(shin17co, !is.na(Depth)& starred=="star")%>% arrange(Depth)
SurveyCDF = cumsum(shin17coDepth$Depth)
SUMDepth<-sum(shin17coDepth$Depth)
shin17coDepth <- mutate(shin17coDepth, SurveyCDFFinal=SurveyCDF/SUMDepth)  #this is the AVAILABLE HABITAT over ALL YEARS in Shinnecock

#OCCUPIED HABITAT: cohort 1
Depth <- co17_1Depth$Depth
yh=sum(co17_1Depth$coCatch)
ybar_strata=mean(co17_1Depth$coCatch) 
#create and plot CDF for occupied habitat
co17_1Depth <-mutate(co17_1Depth, OccupiedDepth =(coCatch/ybar_strata)*as.numeric(Pres)*Depth)%>% 
  mutate(OccupiedCDF =cumsum(OccupiedDepth))
SUMOccDepth <-sum(co17_1Depth$OccupiedDepth)
co17_1Depth <-mutate(co17_1Depth, OccCDF_final = OccupiedCDF/SUMOccDepth)

#OCCUPIED HABITAT: cohort 2
Depth <- co17_2Depth$Depth
yh=sum(co17_2Depth$coCatch)
ybar_strata=mean(co17_2Depth$coCatch) 
#create and plot CDF for occupied habitat
co17_2Depth <-mutate(co17_2Depth, OccupiedDepth =(coCatch/ybar_strata)*as.numeric(Pres)*Depth)%>% 
  mutate(OccupiedCDF =cumsum(OccupiedDepth))
SUMOccDepth <-sum(co17_2Depth$OccupiedDepth)
co17_2Depth <-mutate(co17_2Depth, OccCDF_final = OccupiedCDF/SUMOccDepth)

#plot occupied, available, both cohorts
a <-  ggplot(shin17coDepth, aes(x=Depth, y=SurveyCDFFinal))
a+geom_line(linetype="dotted")+
  geom_line(aes(x=Depth, y=OccCDF_final), color="#a6bddb", data=co17_1Depth)+
  geom_line(aes(x=Depth, y=OccCDF_final), color="#1c9099", data=co17_2Depth)+
  ylab("CDF")+xlab("Depth (m)")+ggtitle("Shinnecock 2017")+
  theme_classic()
#ggsave("cohortcdfs17_OccvAVDepth.png", path="/Users/tdolan/documents/WF SK PROJ/Survey data/Field Survey Paper/final figures")
#dev.off()
## ---- chunk 27

#TEST STATISTIC: DISTANCE BETWEEN COHORTS
Dist_test<-abs(co17_1Depth$OccCDF_final-co17_2Depth$OccCDF_final)
Test.statistic<-max(Dist_test)
Test.statistic

#BOOTSTRAPPING TEST STATISTIC AND CONFIDENCE INTERVALS
###Bootstrapping occupied CPUE to create new CDFS
DistBoot<-abs(co17_1Depth$OccCDF_final-co17_2Depth$OccCDF_final)#if not defined prior to running loop,
TS.Boot<-max(DistBoot)  
#defining variables
catch1 <-co17_1Depth$coCatch #total catch in that TOW
catch2 <-co17_2Depth$coCatch #total catch in that TOW
ybar1 <-mean(catch1)
ybar2 <-mean(catch2)
Pres1 <-co17_1Depth$Pres #Presence absence for that TOW
Pres2 <-co17_2Depth$Pres
Depth1 <-co17_1Depth$Depth
Depth2 <-co17_2Depth$Depth

# THE BOOT LOOP
set.seed(1234)
results<-c()
boot.store1 <-vector("list",length(10000))
boot.store2 <-vector("list",length(10000))
for(i in 1:10000) {  
  #Cohort 1
  BootSampler1<-sample(catch1, length(catch1),replace=FALSE)  #catch cohort 1
  DepthBoot1<-(BootSampler1/ybar1)*(as.numeric(Pres1))*Depth1 
  CDFBoot1<-cumsum(DepthBoot1)
  SUMBoot1<-sum(DepthBoot1)
  CDFFinalBoot1<-CDFBoot1/SUMBoot1
  boot.store1[[i]]<-CDFFinalBoot1
  #Cohort 2
  BootSampler2<-sample(catch2, length(catch2),replace=FALSE)  #catch cohort 1
  DepthBoot2<-(BootSampler2/ybar2)*(as.numeric(Pres2))*Depth2 
  CDFBoot2<-cumsum(DepthBoot2)
  SUMBoot2<-sum(DepthBoot2)
  CDFFinalBoot2<-CDFBoot2/SUMBoot2
  boot.store2[[i]]<-CDFFinalBoot2
  #Test statistic
  DistBoot<-abs(CDFFinalBoot1-CDFFinalBoot2) #absolute value from bootstrapped and observed
  results[i]<-max(DistBoot) #store them here
  }
summary(results)

#SIGNIFICANCE TEST RESULT
sum(abs(results>abs(Test.statistic))/10000) ## See how many of the values in 'result'are more extreme than the observed value

#EXTRACT BOOTS FOR CI
#Cohort1
b.store1 <- transpose(boot.store1)  
lcis1 <-c()
ucis1 <-c()
meanboot1<-c()
for(i in 1:length(b.store1)) { 
  bvec1 <-unlist(b.store1[i])
  lcis1[i]<-quantile(bvec1,0.025)
  ucis1[i]<-quantile(bvec1,0.975)
  meanboot1[i]<-mean(bvec1)
}
b.store2 <- transpose(boot.store2)  
lcis2 <-c()
ucis2 <-c()
meanboot2<-c()
for(i in 1:length(b.store2)) { 
  bvec2 <-unlist(b.store2[i])
  lcis2[i]<-quantile(bvec2,0.025)
  ucis2[i]<-quantile(bvec2,0.975)
  meanboot2[i]<-mean(bvec2)
}

#plot occupied, available, both cohorts
a <-  ggplot()
 a+geom_line(aes(x=Depth, y=OccCDF_final), color="#a6bddb",size = 0.7, data=co17_1Depth)+
    geom_line(aes(x=Depth, y=SurveyCDFFinal),linetype="dotted",size = 0.7, data=shin17coDepth)+
  #geom_line(aes(x=Depth,y=meanboot1),linetype=3, color="#748499")+ # bootstrapped mean
  geom_ribbon(aes(x=Depth,ymin=lcis1,ymax=ucis1),fill="#a6bddb",alpha=0.2)+ #bootstrapped CI
  geom_line(aes(x=Depth, y=OccCDF_final), color="#1c9099",size = 0.7, data=co17_2Depth)+
  geom_ribbon(aes(x=Depth,ymin=lcis2,ymax=ucis2),fill="#1c9099",alpha=0.2)+ #bootstrapped CI
  #geom_line(aes(x=Depth,y=meanboot2),linetype=3, color="#1c9099")+ # bootstrapped mean
  ylab("CDF")+xlab("Depth (m)")+ggtitle("Shinnecock 2017")+
  theme(plot.title=element_text(size=16),axis.text = element_text(size = 16),axis.title = element_text(size = 16),
         panel.background = element_rect(fill = 'white', colour = 'black'),
        panel.grid.major = element_line(colour = "white"))+guides(fill = FALSE, colour = FALSE) 
#ggsave("cohortcdfs17_OccvAVDepthCI.png", path="/Users/tdolan/documents/WF SK PROJ/Survey data/Field Survey Paper/final figures")
#dev.off()
